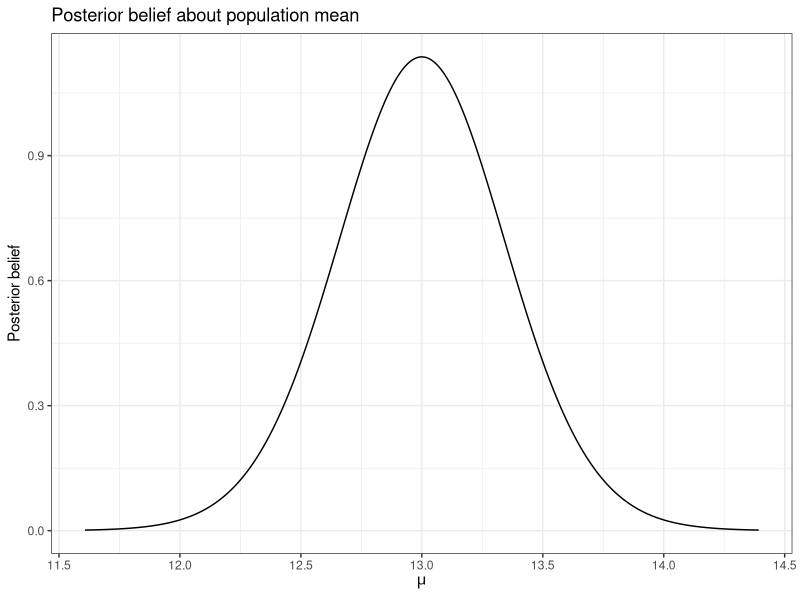
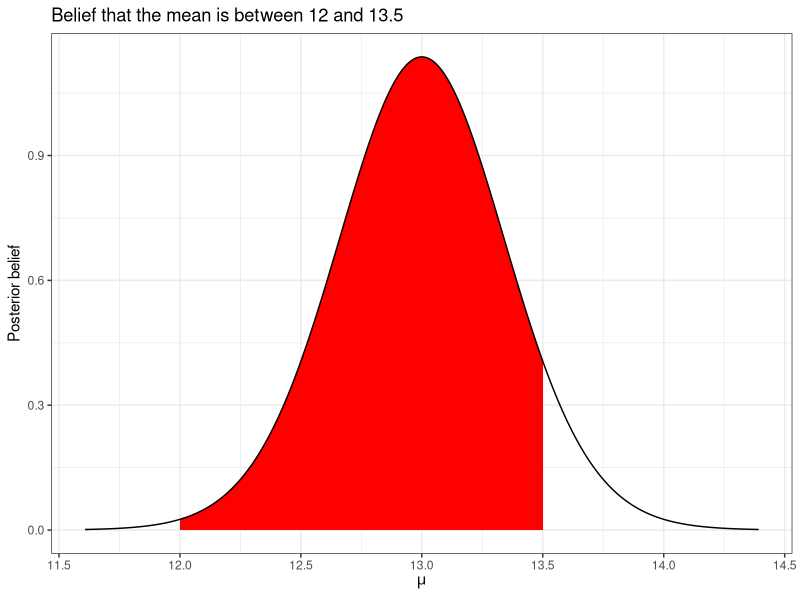
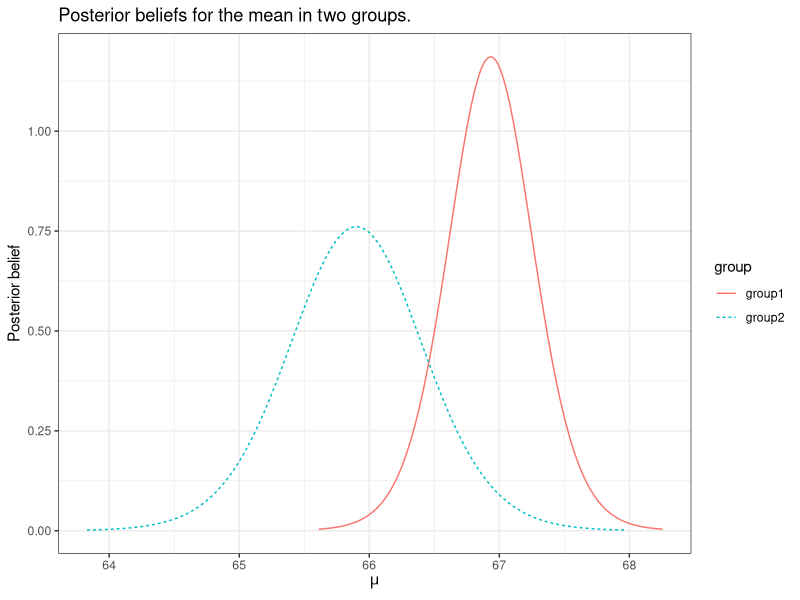

Source code (R) for these figures, in order:
## --------------------------------------------------------------------------------------------------------
library("tidyverse")
theme_set(theme_bw()) # set a figure theme


## --------------------------------------------------------------------------------------------------------
n  <- 33
mn <- 13
s  <- 2
se <- s/sqrt(n) # standard error (used often below)


## --------------------------------------------------------------------------------------------------------
# Probability density function for a location-scale t-distribution
dlst <- function(x, df, location, scale) {
  dt((x-location)/scale, df = df)/scale
}

d <- data.frame(mu = seq(from = mn - 4*se, to = mn + 4*se, length = 1001)) %>%
  mutate(density = dlst(mu, df = n-1, location = mn, scale = se))

ggplot(d, aes(x = mu, y = density)) + 
  geom_line() + 
  labs(x = expression(mu),
       y = "Posterior belief",
       title = "Posterior belief about population mean")


## --------------------------------------------------------------------------------------------------------
pt( (13.5-mn)/se, df = n-1) - pt( (12-mn)/se, df = n-1)


## --------------------------------------------------------------------------------------------------------
ggplot(d, aes(x = mu, y = density)) + 
  stat_function(fun = dlst, xlim = c(12,13.5), geom="area", fill = "red",
                args = list(df = n-1, location = mn, scale = se)) + 
  geom_line() + 
  labs(x = expression(mu),
       y = "Posterior belief",
       title = "Belief that the mean is between 12 and 13.5")


## --------------------------------------------------------------------------------------------------------
a <- 1-0.95
qt(c(a/2, 1-a/2), df = n-1) * se + mn




## --------------------------------------------------------------------------------------------------------
d <- read_csv("normal-data.csv")

head(d)


## --------------------------------------------------------------------------------------------------------
sm <- d %>% 
  group_by(group) %>%
  summarize(n = n(),
            mn = mean(y),
            s = sd(y)) %>%
  mutate(se = s/sqrt(n))

sm


## --------------------------------------------------------------------------------------------------------
# Function to create the posterior
create_posterior <- function(sm) {
  
  data.frame(mu = seq(sm$mn-4*sm$se, sm$mn+4*sm$se, length=1001)) %>%
    mutate(posterior = dlst(mu, df = sm$n-1, location = sm$mn, scale = sm$se))
}

# Construct the curves
curves <- sm %>%
  group_by(group) %>%
  do(create_posterior(.)) %>%
  mutate(group = factor(group)) # so that we can use it as a linetype

# Plot curves
ggplot(curves, aes(x = mu, y = posterior, color = group, linetype = group)) +
  geom_line() + 
  labs(x = expression(mu),
       y = "Posterior belief",
       title = "Posterior beliefs for the mean in two groups.") 


## --------------------------------------------------------------------------------------------------------
n_reps <- 100000
mu1 <- rt(n_reps, df = sm$n[1]-1) * sm$se[1] + sm$mn[1]
mu2 <- rt(n_reps, df = sm$n[2]-1) * sm$se[2] + sm$mn[2]


## --------------------------------------------------------------------------------------------------------
mean(mu1 > mu2)


## --------------------------------------------------------------------------------------------------------
a <- 1-0.95
quantile(mu1 - mu2, probs = c(a/2, 1-a/2))
